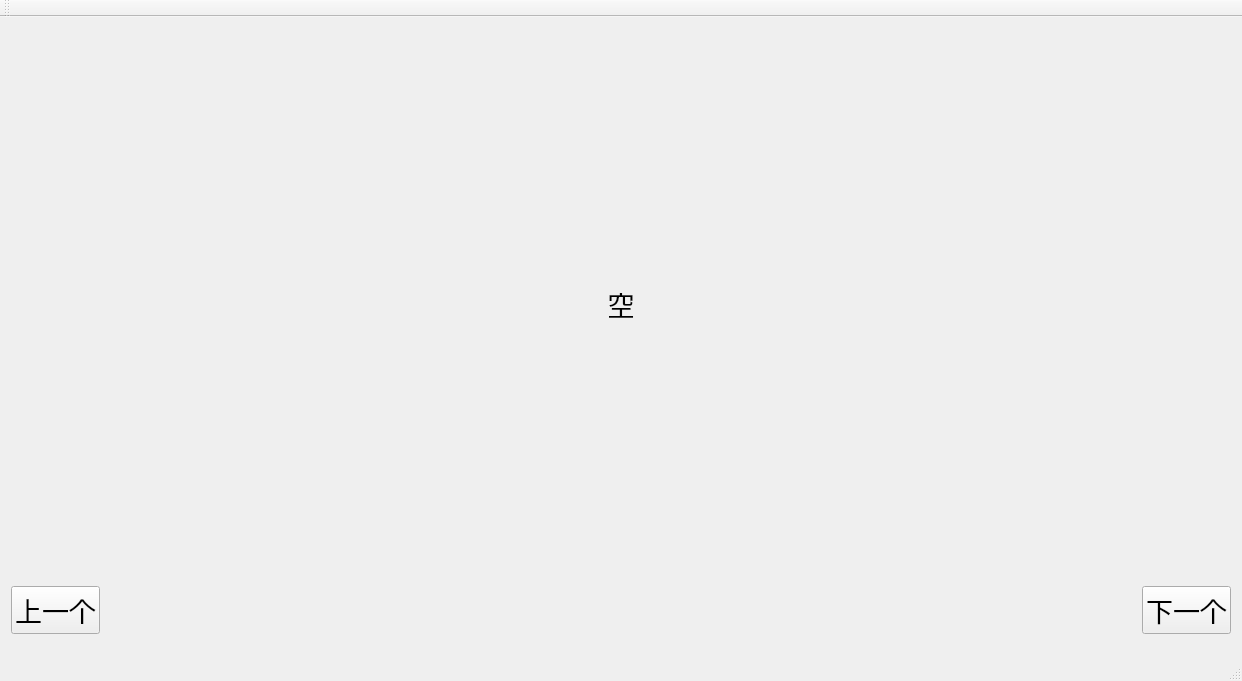
<?xml version="1.0" encoding="UTF-8"?>
<ui version="4.0">
 <class>MainWindow</class>
 <widget class="QMainWindow" name="MainWindow">
  <property name="geometry">
   <rect>
    <x>0</x>
    <y>0</y>
    <width>1242</width>
    <height>681</height>
   </rect>
  </property>
  <property name="font">
   <font>
    <pointsize>20</pointsize>
   </font>
  </property>
  <property name="windowTitle">
   <string>MainWindow</string>
  </property>
  <widget class="QWidget" name="centralWidget">
   <layout class="QGridLayout" name="gridLayout_2">
    <item row="0" column="0">
     <layout class="QGridLayout" name="gridLayout">
      <item row="0" column="0" colspan="3">
       <widget class="QLabel" name="label">
        <property name="text">
         <string>空</string>
        </property>
        <property name="alignment">
         <set>Qt::AlignCenter</set>
        </property>
       </widget>
      </item>
      <item row="1" column="0">
       <widget class="QPushButton" name="preBtn">
        <property name="text">
         <string>上一个</string>
        </property>
       </widget>
      </item>
      <item row="1" column="1">
       <spacer name="horizontalSpacer">
        <property name="orientation">
         <enum>Qt::Horizontal</enum>
        </property>
        <property name="sizeHint" stdset="0">
         <size>
          <width>318</width>
          <height>20</height>
         </size>
        </property>
       </spacer>
      </item>
      <item row="1" column="2">
       <widget class="QPushButton" name="nextBtn">
        <property name="text">
         <string>下一个</string>
        </property>
       </widget>
      </item>
     </layout>
    </item>
   </layout>
  </widget>
  <widget class="QMenuBar" name="menuBar">
   <property name="geometry">
    <rect>
     <x>0</x>
     <y>0</y>
     <width>1242</width>
     <height>45</height>
    </rect>
   </property>
  </widget>
  <widget class="QToolBar" name="mainToolBar">
   <attribute name="toolBarArea">
    <enum>TopToolBarArea</enum>
   </attribute>
   <attribute name="toolBarBreak">
    <bool>false</bool>
   </attribute>
  </widget>
  <widget class="QStatusBar" name="statusBar"/>
 </widget>
 <layoutdefault spacing="6" margin="11"/>
 <resources/>
 <connections/>
</ui>
